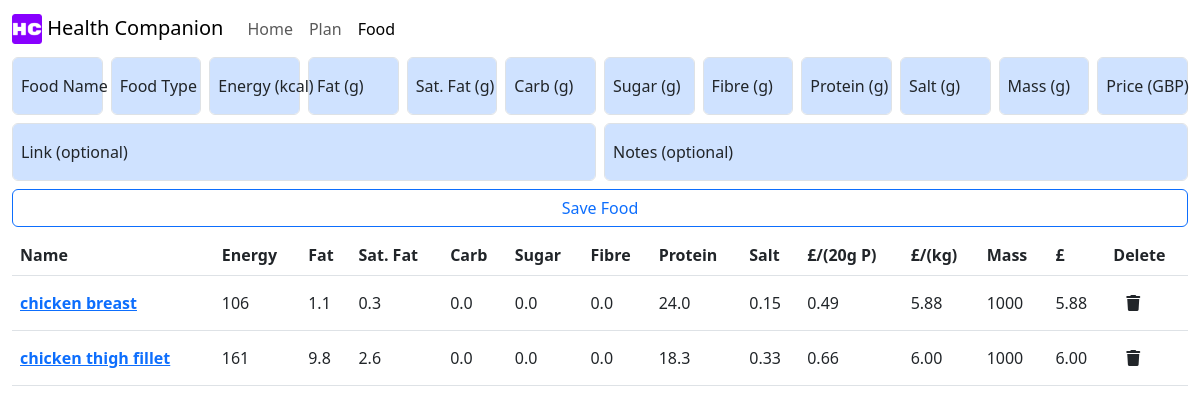
The app's page /food with its own data.
### tables this page shows
CREATE TABLE foods (
    food_id INTEGER PRIMARY KEY AUTOINCREMENT NOT NULL,
    food_name TEXT NOT NULL,
    date_added DATETIME NOT NULL,
    type TEXT NOT NULL,
    energy NUMERIC NOT NULL,
    fat NUMERIC NOT NULL,
    saturated_fat NUMERIC NOT NULL,
    carbohydrates NUMERIC NOT NULL,
    sugar NUMERIC NOT NULL,
    fibre NUMERIC NOT NULL,
    protein NUMERIC NOT NULL,
    salt NUMERIC NOT NULL,
    mass NUMERIC NOT NULL,
    price NUMERIC NOT NULL,
    price_per_kg NUMERIC NOT NULL,
    price_per_20g_protein NUMERIC NOT NULL,
    link TEXT,
    notes TEXT);

### app.py (the view)
@app.route("/food", methods=["GET", "POST"])
def food():
    foods = get_db("""SELECT * FROM foods""")
    return render_template("food.html", foods=foods)

### app.py (called while the page is built)
def get_db(query, args=(), one=False):
    db = sqlite3.connect(DATABASE)
    cur = db.cursor()
    cur.row_factory = sqlite3.Row
    res = cur.execute(query, args).fetchall()
    db.commit()
    db.close()
    return (res[0] if res else None) if one else res

### templates/food.html (shortened to what this page needs)
{% extends "layout.html" %}
{% block activeFood %}active{% endblock %}
{% block activeFoodAria %}aria-current="page"{% endblock %}
{% block main %}
<form action="/savefood" method="post">
    <div class="container-fluid">
        <div class="row row-cols-xl-auto row-cols-lg-6 row-cols-md-4 row-cols-sm-3 row-cols-2 mb-2 g-2">
            <div class="form-floating col-xl-1">
                <input class="form-control bg-primary-subtle" autocomplete="off" id="foodNameInput" name="foodNameInput" aria-describedby="foodNameHelp" placeholder="Food Name" type="text" required>
                <label for="foodNameInput" class="form-label">Food Name</label>
            </div>
            <div class="form-floating col-xl-1">
                <input class="form-control bg-primary-subtle" autocomplete="off" id="foodTypeInput" name="foodTypeInput" aria-describedby="foodTypeHelp" placeholder="Food Type" type="text" required>
                <label for="foodTypeInput" class="form-label">Food Type</label>
            </div>
            <div class="form-floating col-xl-1">
                <input class="form-control bg-primary-subtle" autocomplete="off" id="foodEnergyInput" name="foodEnergyInput" aria-describedby="foodEnergyHelp" placeholder="Energy (kcal)" type="number" step="1" min="0" required>
                <label for="foodEnergyInput" class="form-label">Energy (kcal)</label>
            </div>
            <div class="form-floating col-xl-1">
                <input class="form-control bg-primary-subtle" autocomplete="off" id="foodFatInput" name="foodFatInput" aria-describedby="foodFatHelp" placeholder="Fat (g)" type="number" step="0.1" min="0" required>
                <label for="foodFatInput" class="form-label">Fat (g)</label>
            </div>
            <div class="form-floating col-xl-1">
                <input class="form-control bg-primary-subtle" autocomplete="off" id="foodSatFatInput" name="foodSatFatInput" aria-describedby="foodSatFatHelp" placeholder="Sat. Fat (g)" type="number" step="0.1" min="0" required>
                <label for="foodSatFatInput" class="form-label">Sat. Fat (g)</label>
            </div>
            <div class="form-floating col-xl-1">
                <input class="form-control bg-primary-subtle" autocomplete="off" id="foodCarbInput" name="foodCarbInput" aria-describedby="foodCarbHelp" placeholder="Carb (g)" type="number" step="0.1" min="0" required>
                <label for="foodCarbInput" class="form-label">Carb (g)</label>
            </div>
            <div class="form-floating col-xl-1">
                <input class="form-control bg-primary-subtle" autocomplete="off" id="foodSugarInput" name="foodSugarInput" aria-describedby="foodSugarHelp" placeholder="Sugar (g)" type="number" step="0.1" min="0" required>
                <label for="foodSugarInput" class="form-label">Sugar (g)</label>
            </div>
            <div class="form-floating col-xl-1">
                <input class="form-control bg-primary-subtle" autocomplete="off" id="foodFibreInput" name="foodFibreInput" aria-describedby="foodFibreHelp" placeholder="Fibre (g)" type="number" step="0.1" min="0" required>
                <label for="foodFibreInput" class="form-label">Fibre (g)</label>
            </div>
            <div class="form-floating col-xl-1">
                <input class="form-control bg-primary-subtle" autocomplete="off" id="foodProteinInput" name="foodProteinInput" aria-describedby="foodProteinHelp" placeholder="Protein (g)" type="number" step="0.1" min="0" required>
                <label for="foodProteinInput" class="form-label">Protein (g)</label>
            </div>
            <div class="form-floating col-xl-1">
                <input class="form-control bg-primary-subtle" autocomplete="off" id="foodSaltInput" name="foodSaltInput" aria-describedby="foodSaltHelp" placeholder="Salt (g)" type="number" step="0.01" min="0" required>
                <label for="foodSaltInput" class="form-label">Salt (g)</label>
            </div>
            <div class="form-floating col-xl-1">
                <input class="form-control bg-primary-subtle" autocomplete="off" id="foodMassInput" name="foodMassInput" aria-describedby="foodMassHelp" placeholder="Mass (g)" type="number" step="0.1" min="0" required>
                <label for="foodMassInput" class="form-label">Mass (g)</label>
            </div>
            <div class="form-floating col-xl-1">
                <input class="form-control bg-primary-subtle" autocomplete="off" id="foodPriceInput" name="foodPriceInput" aria-describedby="foodPriceHelp" placeholder="Price (GBP)" type="number" step="0.01" min="0" required>
                <label for="foodPriceInput" class="form-label">Price (GBP)</label>
            </div>
        </div>
        <div class="row row-cols-sm-2 mb-2 g-2">
            <div class="form-floating">
                <input class="form-control bg-primary-subtle" autocomplete="off" id="foodLinkInput" name="foodLinkInput" aria-describedby="foodLinkHelp" placeholder="Link" type="text">
                <label for="foodLinkInput" class="form-label">Link (optional)</label>
            </div>
            <div class="form-floating">
                <input class="form-control bg-primary-subtle" autocomplete="off" id="foodNotesInput" name="foodNotesInput" aria-describedby="foodNotesHelp" placeholder="Notes" type="text">
                <label for="foodNotesInput" class="form-label">Notes (optional)</label>
            </div>
        </div>
        <div class="row mb-2 mx-auto">
            <button type="submit" class="btn btn-outline-primary">Save Food</button>
        </div>
    </div>
</form>
<div class="container-fluid">
    <table class="table table-hover align-middle">
        <thead>
            <tr>
                <th scope="col">Name</th>
                <th scope="col">Energy</th>
                <th scope="col">Fat</th>
                <th scope="col">Sat. Fat</th>
                <th scope="col">Carb</th>
                <th scope="col">Sugar</th>
                <th scope="col">Fibre</th>
                <th scope="col">Protein</th>
                <th scope="col">Salt</th>
                <th scope="col">£/(20g P)</th>
                <th scope="col">£/(kg)</th>
                <th scope="col">Mass</th>
                <th scope="col">£</th>
                <th scope="col">Delete</th>
            </tr>
        </thead>
        <tbody>
            {% for food in foods %}
                <tr {% if food.notes != "" %}data-bs-toggle="tooltip" data-bs-placement="bottom" data-bs-title="{{ food.notes }}"{% endif %}>
                    {% if food.link == "" %}
                        <th scope="row"><span>{{ food.food_name }}</span></th>
                    {% else %}
                        <th scope="row"><a href="{{ food.link }}" target="_blank">{{ food.food_name }}</a></th>
                    {% endif %}
                    <td>{{ "{:.0f}".format(food.energy) }}</td>
                    <td>{{ "{:.1f}".format(food.fat) }}</td>
                    <td>{{ "{:.1f}".format(food.saturated_fat) }}</td>
                    <td>{{ "{:.1f}".format(food.carbohydrates) }}</td>
                    <td>{{ "{:.1f}".format(food.sugar) }}</td>
                    <td>{{ "{:.1f}".format(food.fibre) }}</td>
                    <td>{{ "{:.1f}".format(food.protein) }}</td>
                    <td>{{ "{:.2f}".format(food.salt) }}</td>
                    <td>{{ "{:.2f}".format(food.price_per_20g_protein) }}</td>
                    <td>{{ "{:.2f}".format(food.price_per_kg) }}</td>
                    <td>{{ "{:.0f}".format(food.mass) }}</td>
                    <td>{{ "{:.2f}".format(food.price) }}</td>
                    <td>
                        <form action="/deletefood" method="post">
                            <button type="submit" class="btn">
                                <i class="fa-solid fa-trash"><input type="hidden" name="food_id" id="food_id" value="{{ food.food_id }}"></i>
                            </button>
                        </form>
                    </td>
                </tr>
            {% endfor %}
        </tbody>
    </table>
</div>
{% endblock %}

### templates/layout.html (shortened to what this page needs)
<!DOCTYPE html>
<html lang="en">
    <head>
        <link href="https://cdn.jsdelivr.net/npm/bootstrap@5.3.0-alpha1/dist/css/bootstrap.min.css" rel="stylesheet">
    </head>
    <body>
        <nav class="navbar navbar-expand-lg">
            <div class="container-fluid">
                <a class="navbar-brand" href="/">
                    <img src="/static/favicon_io/favicon.ico" alt="Logo" width="30" height="30" class="d-inline-block align-text-top">
                    Health Companion
                </a>
                <div class="collapse navbar-collapse" id="mainNav">
                    <ul class="navbar-nav">
                        <li class="nav-item">
                            <a class="nav-link {% block activeHome %}{% endblock %}" {% block activeHomeAria %}{% endblock %} href="/">Home</a>
                        </li>
                        <li class="nav-item">
                            <a class="nav-link {% block activePlan %}{% endblock %}" {% block activePlanAria %}{% endblock %} href="/plan">Plan</a>
                        </li>
                        <li class="nav-item">
                            <a class="nav-link {% block activeFood %}{% endblock %}" {% block activeFoodAria %}{% endblock %} href="/food">Food</a>
                        </li>
                    </ul>
                </div>
            </div>
        </nav>
        <main>
            {% block main %}{% endblock %}
        </main>
    </body>
</html>

### records on screen
foods: food_name "chicken breast", energy "106", fat "1.1", saturated_fat "0.3", carbohydrates "0.0", sugar "0.0", fibre "0.0", protein "24.0", salt "0.15", price_per_20g_protein "0.49", price_per_kg "5.88", mass "1000", price "5.88"
foods: food_name "chicken thigh fillet", energy "161", fat "9.8", saturated_fat "2.6", carbohydrates "0.0", sugar "0.0", fibre "0.0", protein "18.3", salt "0.33", price_per_20g_protein "0.66", price_per_kg "6.00", mass "1000", price "6.00"
